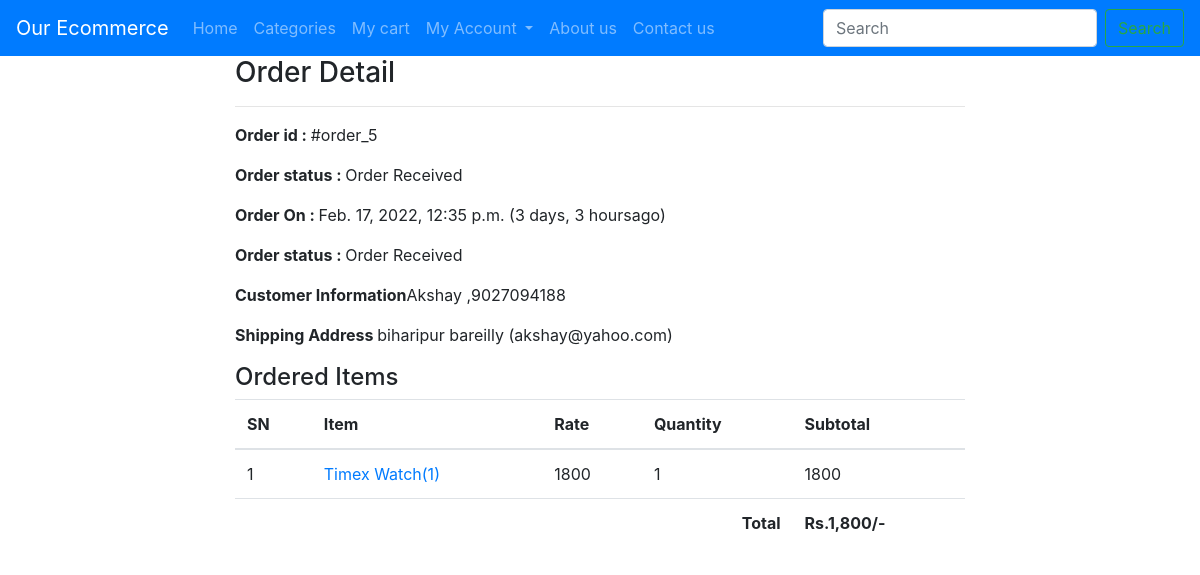
The page /profile/order-5/ (signed in) on the database as committed earlier.
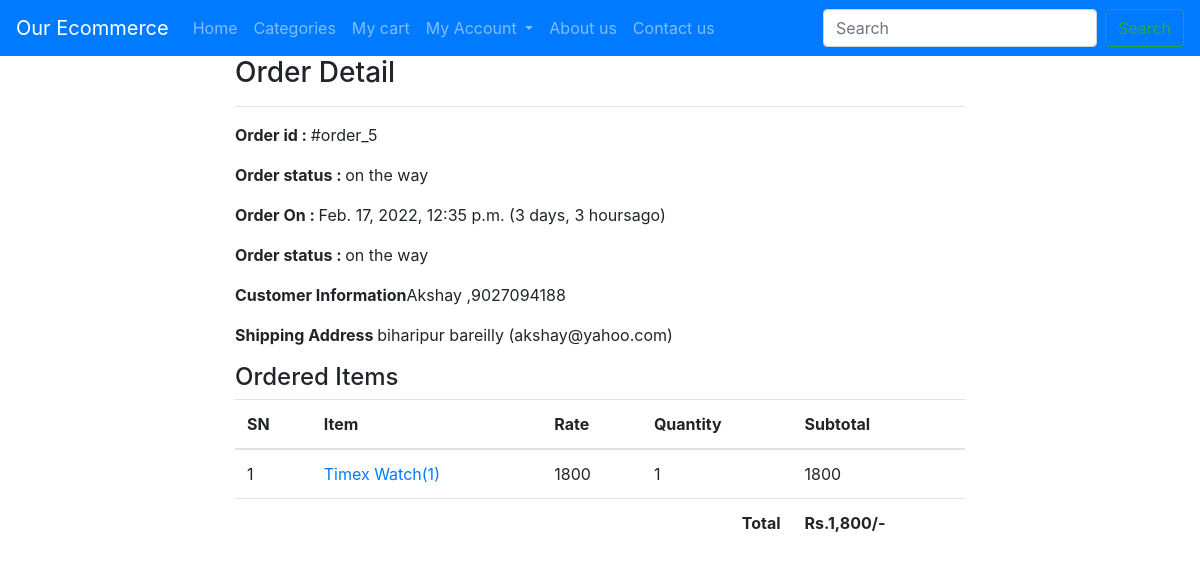
The same page on the database as committed later.
### ecomapp/models.py (models this page shows, shortened)
class Order(models.Model):
    cart = models.OneToOneField(Cart, on_delete=models.CASCADE)
    ordered_by = models.CharField(max_length=200)
    shipping_address = models.CharField(max_length=200)
    mobile = models.CharField(max_length=10)
    email = models.EmailField(null=True , blank=True)
    subtotal = models.PositiveIntegerField()
    discount = models.PositiveIntegerField()
    total = models.PositiveIntegerField()
    order_status = models.CharField(max_length=50 , choices=ORDER_STATUS)
    created_at = models.DateTimeField(auto_now_add=True)

### ecomapp/views.py (the view)
# urls.py: path("profile/order-<int:pk>/" , CustomerOrderDetailView.as_view() , name ="customerorderdetail"),
class CustomerOrderDetailView(DetailView):
    template_name = "customerorderdetail.html"
    model = Order
    context_object_name = "ord_obj"
    def dispatch(self, request, *args, **kwargs):
        if request.user.is_authenticated and Customer.objects.filter(user=request.user).exists():
            order_id = self.kwargs["pk"]
            order = Order.objects.get(id=order_id)
            if request.user.customer != order.cart.customer:
                return redirect("/profile/")
        else:
            return redirect("/login/?next=/profile/")
        return super().dispatch(request, *args, **kwargs)

### templates/customerorderdetail.html (shortened to what this page needs)
{% extends 'base.html' %}
{% load humanize %}
{% block content %}
<div class="container">
    <div class="row">
        <div class="col-md-8 mx-auto">
            <h3>Order Detail</h3><hr>
            <p><span class="font-weight-bold">Order id : </span> #order_{{ord_obj.id}}</p>
            <p><span class="font-weight-bold">Order status : </span>{{ord_obj.order_status}}</p>
            <p><span class="font-weight-bold">Order On : </span>{{ord_obj.created_at}}
            ({{ord_obj.created_at|timesince}}ago)</p>
            <p><span class="font-weight-bold">Order status : </span>{{ord_obj.order_status}}</p>
            <p><span class="font-weight-bold">Customer Information</span>{{ord_obj.ordered_by}}
            ,{{ord_obj.mobile}}</p>
            <p><span class="font-weight-bold">Shipping Address </span>{{ord_obj.shipping_address}}
            ({{ord_obj.email}})</p>
            <h4>Ordered Items</h4>
            <table class="table">
                <thead>
                    <tr>
                        <th>SN</th>
                        <th>Item</th>
                        <th>Rate</th>
                        <th>Quantity</th>
                        <th>Subtotal</th>
                    </tr>
                </thead>
                <tbody>
                    {% for cp in ord_obj.cart.cartproduct_set.all %}
                    <tr>
                        <td>{{forloop.counter}}</td>
                        <td><a target="blank" href="{% url 'productdetail' cp.product.slug %}">{{cp.product.title}}({{cp.product.id}})</a></td>
                        <td>{{cp.rate}}</td>
                        <td>{{cp.quantity}}</td>
                        <td>{{cp.subtotal}}</td>
                    </tr>
                    {% endfor %}
                    <tr>
                        <th colspan="4" class="text-right">Total</th>
                        <th>Rs.{{ord_obj.total | intcomma}}/-</th>
                    </tr>
                </tbody>
            </table>
        </div>
    </div>
</div>
{% endblock %}

Rows that differ between the two databases and show on the page:
changed Order "Akshay": order_status "Order Received" → "on the way"
